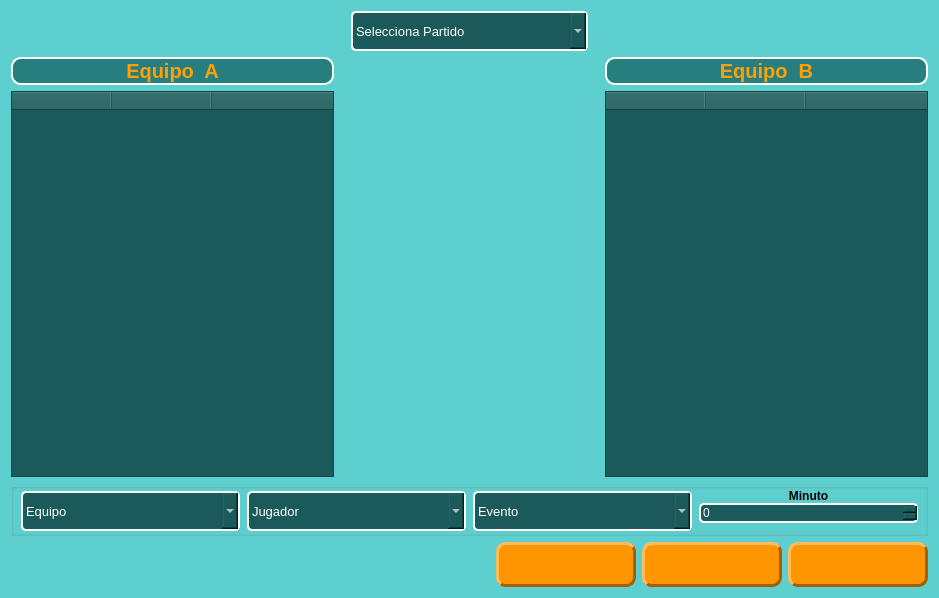
<?xml version="1.0" encoding="UTF-8"?>
<ui version="4.0">
 <class>EventosPartido</class>
 <widget class="QWidget" name="EventosPartido">
  <property name="geometry">
   <rect>
    <x>0</x>
    <y>0</y>
    <width>939</width>
    <height>598</height>
   </rect>
  </property>
  <property name="windowTitle">
   <string>Form</string>
  </property>
  <property name="styleSheet">
   <string notr="true">QWidget#EventosPartido {
	background-color: rgb(94, 207, 207);
}
</string>
  </property>
  <layout class="QVBoxLayout" name="verticalLayout_5">
   <item>
    <layout class="QVBoxLayout" name="verticalLayout_3" stretch="1,10,1,1">
     <item>
      <layout class="QHBoxLayout" name="horizontalLayout_2" stretch="10,7,10">
       <item>
        <spacer name="horizontalSpacer_2">
         <property name="orientation">
          <enum>Qt::Orientation::Horizontal</enum>
         </property>
         <property name="sizeHint" stdset="0">
          <size>
           <width>40</width>
           <height>20</height>
          </size>
         </property>
        </spacer>
       </item>
       <item>
        <widget class="QComboBox" name="comboBox_seleccion_partido_eventos">
         <property name="minimumSize">
          <size>
           <width>150</width>
           <height>40</height>
          </size>
         </property>
         <property name="font">
          <font>
           <pointsize>10</pointsize>
          </font>
         </property>
         <property name="toolTip">
          <string>Seleccione el curso del equipo</string>
         </property>
         <property name="styleSheet">
          <string notr="true">    background-color: rgb(27, 90, 90);
    color: rgb(255, 255, 255);
    border: 2px solid #FFFFFF;
    border-radius: 5px;</string>
         </property>
         <item>
          <property name="text">
           <string>Selecciona Partido</string>
          </property>
         </item>
        </widget>
       </item>
       <item>
        <spacer name="horizontalSpacer_3">
         <property name="orientation">
          <enum>Qt::Orientation::Horizontal</enum>
         </property>
         <property name="sizeHint" stdset="0">
          <size>
           <width>40</width>
           <height>20</height>
          </size>
         </property>
        </spacer>
       </item>
      </layout>
     </item>
     <item>
      <layout class="QHBoxLayout" name="horizontalLayout" stretch="10,8,10">
       <item>
        <layout class="QVBoxLayout" name="verticalLayout">
         <item>
          <widget class="QLabel" name="titulo_equipoA_eventos">
           <property name="font">
            <font>
             <pointsize>15</pointsize>
             <bold>true</bold>
            </font>
           </property>
           <property name="styleSheet">
            <string notr="true">background-color: rgb(38, 126, 126);
color: rgb(255, 160, 6);
border: 2px solid #FFFFFF;
border-radius: 10px;</string>
           </property>
           <property name="text">
            <string>Equipo  A</string>
           </property>
           <property name="alignment">
            <set>Qt::AlignmentFlag::AlignCenter</set>
           </property>
          </widget>
         </item>
         <item>
          <widget class="QTableWidget" name="tableWidget_eventos_equipoA">
           <property name="font">
            <font>
             <pointsize>10</pointsize>
            </font>
           </property>
           <property name="styleSheet">
            <string notr="true">background-color: rgb(27, 90, 90);
color: rgb(255, 255, 255);</string>
           </property>
           <property name="alternatingRowColors">
            <bool>true</bool>
           </property>
           <property name="selectionMode">
            <enum>QAbstractItemView::SelectionMode::SingleSelection</enum>
           </property>
           <property name="selectionBehavior">
            <enum>QAbstractItemView::SelectionBehavior::SelectRows</enum>
           </property>
           <property name="sortingEnabled">
            <bool>true</bool>
           </property>
           <attribute name="horizontalHeaderStretchLastSection">
            <bool>true</bool>
           </attribute>
           <column>
            <property name="text">
             <string/>
            </property>
           </column>
           <column>
            <property name="text">
             <string/>
            </property>
           </column>
           <column>
            <property name="text">
             <string/>
            </property>
           </column>
          </widget>
         </item>
        </layout>
       </item>
       <item>
        <layout class="QVBoxLayout" name="verticalLayout_reloj">
         <item>
          <widget class="RelojDigital" name="widget_reloj" native="true">
           <property name="sizePolicy">
            <sizepolicy hsizetype="Expanding" vsizetype="Expanding">
             <horstretch>0</horstretch>
             <verstretch>0</verstretch>
            </sizepolicy>
           </property>
           <property name="minimumSize">
            <size>
             <width>250</width>
             <height>200</height>
            </size>
           </property>
          </widget>
         </item>
        </layout>
       </item>
       <item>
        <layout class="QVBoxLayout" name="verticalLayout_2">
         <item>
          <widget class="QLabel" name="titulo_equipoB_eventos">
           <property name="font">
            <font>
             <pointsize>15</pointsize>
             <bold>true</bold>
            </font>
           </property>
           <property name="styleSheet">
            <string notr="true">background-color: rgb(38, 126, 126);
color: rgb(255, 160, 6);
border: 2px solid #FFFFFF;
border-radius: 10px;</string>
           </property>
           <property name="text">
            <string>Equipo  B</string>
           </property>
           <property name="alignment">
            <set>Qt::AlignmentFlag::AlignCenter</set>
           </property>
          </widget>
         </item>
         <item>
          <widget class="QTableWidget" name="tableWidget_eventos_equipoB">
           <property name="font">
            <font>
             <pointsize>10</pointsize>
            </font>
           </property>
           <property name="styleSheet">
            <string notr="true">background-color: rgb(27, 90, 90);
color: rgb(255, 255, 255);</string>
           </property>
           <property name="alternatingRowColors">
            <bool>true</bool>
           </property>
           <property name="selectionMode">
            <enum>QAbstractItemView::SelectionMode::SingleSelection</enum>
           </property>
           <property name="selectionBehavior">
            <enum>QAbstractItemView::SelectionBehavior::SelectRows</enum>
           </property>
           <property name="sortingEnabled">
            <bool>true</bool>
           </property>
           <attribute name="horizontalHeaderStretchLastSection">
            <bool>true</bool>
           </attribute>
           <column>
            <property name="text">
             <string/>
            </property>
           </column>
           <column>
            <property name="text">
             <string/>
            </property>
           </column>
           <column>
            <property name="text">
             <string/>
            </property>
           </column>
          </widget>
         </item>
        </layout>
       </item>
      </layout>
     </item>
     <item>
      <widget class="QGroupBox" name="groupBox_datos_equipo">
       <property name="font">
        <font>
         <pointsize>11</pointsize>
         <bold>true</bold>
        </font>
       </property>
       <property name="title">
        <string/>
       </property>
       <layout class="QVBoxLayout" name="verticalLayout_formulario">
        <property name="spacing">
         <number>7</number>
        </property>
        <property name="leftMargin">
         <number>7</number>
        </property>
        <property name="topMargin">
         <number>0</number>
        </property>
        <property name="rightMargin">
         <number>7</number>
        </property>
        <property name="bottomMargin">
         <number>0</number>
        </property>
        <item>
         <layout class="QHBoxLayout" name="horizontalLayout_3">
          <item>
           <widget class="QComboBox" name="comboBox_intro_equipo_evento">
            <property name="minimumSize">
             <size>
              <width>150</width>
              <height>40</height>
             </size>
            </property>
            <property name="font">
             <font>
              <pointsize>10</pointsize>
             </font>
            </property>
            <property name="toolTip">
             <string>Seleccione el curso del equipo</string>
            </property>
            <property name="styleSheet">
             <string notr="true">    background-color: rgb(27, 90, 90);
    color: rgb(255, 255, 255);
    border: 2px solid #FFFFFF;
    border-radius: 5px;</string>
            </property>
            <item>
             <property name="text">
              <string>Equipo</string>
             </property>
            </item>
           </widget>
          </item>
          <item>
           <widget class="QComboBox" name="comboBox_intro_jugador_evento">
            <property name="minimumSize">
             <size>
              <width>150</width>
              <height>40</height>
             </size>
            </property>
            <property name="font">
             <font>
              <pointsize>10</pointsize>
             </font>
            </property>
            <property name="toolTip">
             <string>Seleccione el curso del equipo</string>
            </property>
            <property name="styleSheet">
             <string notr="true">    background-color: rgb(27, 90, 90);
    color: rgb(255, 255, 255);
    border: 2px solid #FFFFFF;
    border-radius: 5px;</string>
            </property>
            <item>
             <property name="text">
              <string>Jugador</string>
             </property>
            </item>
           </widget>
          </item>
          <item>
           <widget class="QComboBox" name="comboBox_selector_evento">
            <property name="minimumSize">
             <size>
              <width>150</width>
              <height>40</height>
             </size>
            </property>
            <property name="font">
             <font>
              <pointsize>10</pointsize>
             </font>
            </property>
            <property name="toolTip">
             <string>Seleccione el curso del equipo</string>
            </property>
            <property name="styleSheet">
             <string notr="true">    background-color: rgb(27, 90, 90);
    color: rgb(255, 255, 255);
    border: 2px solid #FFFFFF;
    border-radius: 5px;</string>
            </property>
            <item>
             <property name="text">
              <string>Evento</string>
             </property>
            </item>
            <item>
             <property name="text">
              <string>Gol ⚽</string>
             </property>
            </item>
            <item>
             <property name="text">
              <string>Asistencia</string>
             </property>
            </item>
            <item>
             <property name="text">
              <string>Falta ❌</string>
             </property>
            </item>
            <item>
             <property name="text">
              <string>Amarilla</string>
             </property>
            </item>
            <item>
             <property name="text">
              <string>Roja</string>
             </property>
            </item>
            <item>
             <property name="text">
              <string>Parada</string>
             </property>
            </item>
           </widget>
          </item>
          <item>
           <layout class="QVBoxLayout" name="verticalLayout_4" stretch="1,10">
            <property name="spacing">
             <number>0</number>
            </property>
            <property name="bottomMargin">
             <number>10</number>
            </property>
            <item>
             <widget class="QLabel" name="label">
              <property name="font">
               <font>
                <pointsize>9</pointsize>
                <bold>true</bold>
               </font>
              </property>
              <property name="text">
               <string>Minuto</string>
              </property>
              <property name="alignment">
               <set>Qt::AlignmentFlag::AlignBottom|Qt::AlignmentFlag::AlignHCenter</set>
              </property>
             </widget>
            </item>
            <item>
             <widget class="QSpinBox" name="spinBox_min_evento">
              <property name="styleSheet">
               <string notr="true">    background-color: rgb(27, 90, 90);
    color: rgb(255, 255, 255);
    border: 2px solid #FFFFFF;
    border-radius: 5px;</string>
              </property>
             </widget>
            </item>
           </layout>
          </item>
         </layout>
        </item>
       </layout>
      </widget>
     </item>
     <item>
      <layout class="QHBoxLayout" name="horizontalLayout_4">
       <item>
        <spacer name="horizontalSpacer_4">
         <property name="orientation">
          <enum>Qt::Orientation::Horizontal</enum>
         </property>
         <property name="sizeHint" stdset="0">
          <size>
           <width>40</width>
           <height>20</height>
          </size>
         </property>
        </spacer>
       </item>
       <item>
        <widget class="QPushButton" name="pushButton_registrar_evento">
         <property name="minimumSize">
          <size>
           <width>140</width>
           <height>45</height>
          </size>
         </property>
         <property name="font">
          <font>
           <pointsize>11</pointsize>
           <bold>true</bold>
          </font>
         </property>
         <property name="toolTip">
          <string>Guardar equipo en la base de datos</string>
         </property>
         <property name="styleSheet">
          <string notr="true">background-color: rgb(255, 149, 1);
color: rgb(38, 126, 126);
border:3px solid;
border-right-color: rgb(163, 95, 0);
border-bottom-color: rgb(163, 95, 0);
border-top-color: rgb(255, 187, 92);
border-left-color: rgb(255, 187, 92);
border-radius:10px;</string>
         </property>
         <property name="text">
          <string/>
         </property>
        </widget>
       </item>
       <item>
        <widget class="QPushButton" name="pushButton_finalizar_partido">
         <property name="minimumSize">
          <size>
           <width>140</width>
           <height>45</height>
          </size>
         </property>
         <property name="font">
          <font>
           <pointsize>11</pointsize>
           <bold>true</bold>
          </font>
         </property>
         <property name="toolTip">
          <string>Guardar equipo en la base de datos</string>
         </property>
         <property name="styleSheet">
          <string notr="true">background-color: rgb(255, 149, 1);
color: rgb(38, 126, 126);
border:3px solid;
border-right-color: rgb(163, 95, 0);
border-bottom-color: rgb(163, 95, 0);
border-top-color: rgb(255, 187, 92);
border-left-color: rgb(255, 187, 92);
border-radius:10px;</string>
         </property>
         <property name="text">
          <string/>
         </property>
        </widget>
       </item>
       <item>
        <widget class="QPushButton" name="pushButton_volver_eventos">
         <property name="minimumSize">
          <size>
           <width>140</width>
           <height>45</height>
          </size>
         </property>
         <property name="font">
          <font>
           <pointsize>10</pointsize>
           <bold>true</bold>
          </font>
         </property>
         <property name="toolTip">
          <string>Cargar imagen del escudo del equipo</string>
         </property>
         <property name="styleSheet">
          <string notr="true">background-color: rgb(255, 149, 1);
color: rgb(38, 126, 126);
border:3px solid;
border-right-color: rgb(163, 95, 0);
border-bottom-color: rgb(163, 95, 0);
border-top-color: rgb(255, 187, 92);
border-left-color: rgb(255, 187, 92);
border-radius:10px;
</string>
         </property>
         <property name="text">
          <string/>
         </property>
        </widget>
       </item>
      </layout>
     </item>
    </layout>
   </item>
  </layout>
 </widget>
 <customwidgets>
  <customwidget>
   <class>RelojDigital</class>
   <extends>QWidget</extends>
   <header>widgets.reloj_digital</header>
  </customwidget>
 </customwidgets>
 <resources/>
 <connections/>
</ui>
